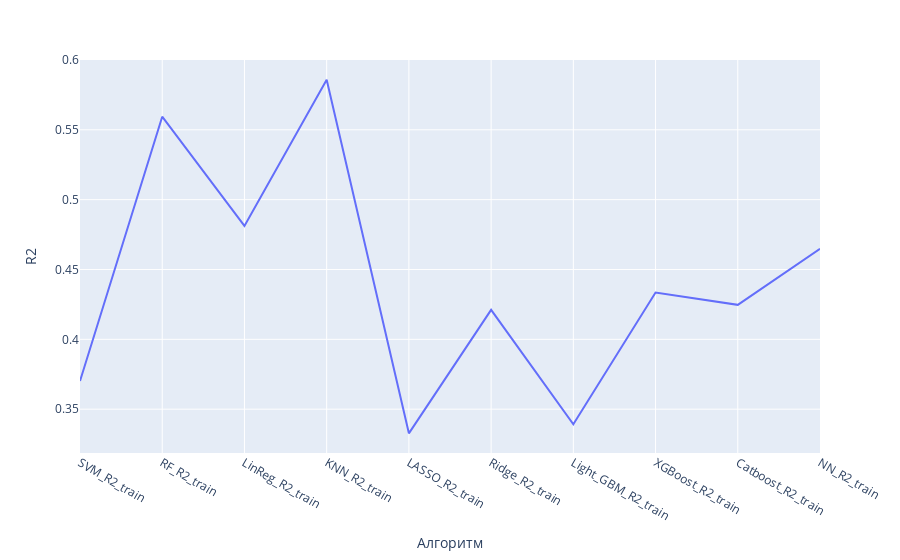

Notebook code cell kept with this figure:
### Code cell
fig = px.line(my_df.T.filter(regex = 'train').T, y = 'R2')
fig.update_layout(xaxis_title = 'Алгоритм')
fig.show()

### Figure 1 — Plotly figure (JSON) as saved in the notebook; plotly's stock layout.template omitted (floating-point values rounded to 4 significant figures)
{"data": [{"hovertemplate": "index=%{x}<br>R2=%{y}<extra></extra>", "legendgroup": "", "line": {"color": "#636efa", "dash": "solid"}, "mode": "lines", "name": "", "orientation": "v", "showlegend": false, "type": "scatter", "x": ["SVM_R2_train", "RF_R2_train", "LinReg_R2_train", "KNN_R2_train", "LASSO_R2_train", "Ridge_R2_train", "Light_GBM_R2_train", "XGBoost_R2_train", "Catboost_R2_train", "NN_R2_train"], "xaxis": "x", "y": [0.3702, 0.5594, 0.4812, 0.5859, 0.3327, 0.4211, 0.3392, 0.4335, 0.4247, 0.4648], "yaxis": "y"}], "layout": {"legend": {"tracegroupgap": 0}, "margin": {"t": 60}, "xaxis": {"anchor": "y", "domain": [0, 1], "title": {"text": "Алгоритм"}}, "yaxis": {"anchor": "x", "domain": [0, 1], "title": {"text": "R2"}}}}
